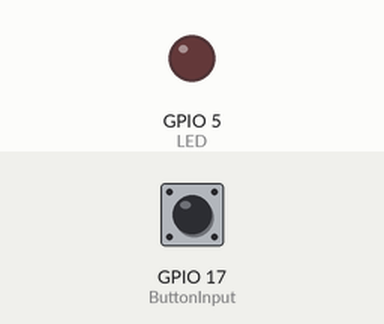
Recording of a program running on a simulated ESP32. Parts: output pins drawn as LEDs (lit = HIGH). The test bench sets the inputs (shaded band); at power-on: GPIO 17 (ButtonInput) HIGH.

Above: at 1.2 s.
1.3 s: GPIO 17 (ButtonInput) pulled LOW for 0.15 s
At 1.4 s:
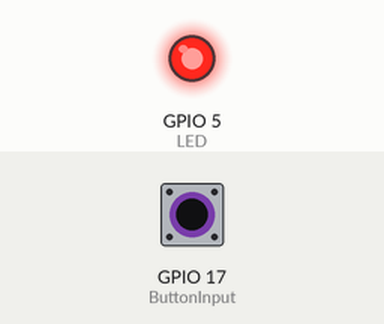
3.0 s: GPIO 17 (ButtonInput) pulled LOW for 3.2 s
At 7.5 s:
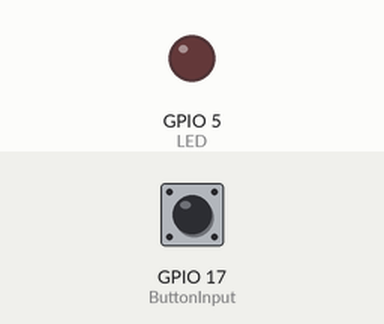
Timing chart, 0 to 9.0 s (numbered marks = the images above; inputs shaded):
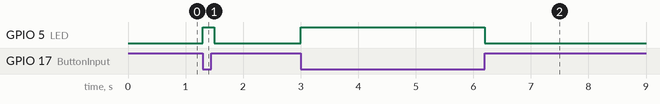

The program:

main.cpp
```cpp
/* ============================================================
 * PROJECT:     LED and Button Demo
 * BOARD:       ESP32 DevKit (esp32dev)
 * AUTHOR:      Yunus Hassen
 * DATE:        2026-07-19
 *
 * DESCRIPTION:
 *  This project demonstrates how to use a button to control
 *  an LED on an ESP32 DevKit board.
 *
 * WIRING (GPIO -> Component):
 *  - LED:  5
 *  - ButtonInput:  17
 *
 * LIBRARIES:
 *
 * NOTES:
 *
 * BUILD & RUN:
 *   pio run
 *   wokwi-cli .
 * ============================================================ */

#include <Arduino.h>

#define LED 5
#define ButtonInput 17

void setup() {
  Serial.begin(9600);
  pinMode(LED, OUTPUT);
  pinMode(ButtonInput, INPUT_PULLUP);
}

void loop() {
  uint8_t buttonState = digitalRead(ButtonInput);
  if (buttonState == LOW) { // Button is pressed
    digitalWrite(LED, HIGH);
  } else {
    digitalWrite(LED, LOW);
  }
  delay(100); // Add a small delay to avoid bouncing issues
}
```

Measured:
- after the input at 1.3 s, GPIO 5 (LED): LOW → HIGH at once, → LOW 0.20 s later
- after the input at 3.0 s, GPIO 5 (LED): LOW → HIGH at once, → LOW 3.2 s later
